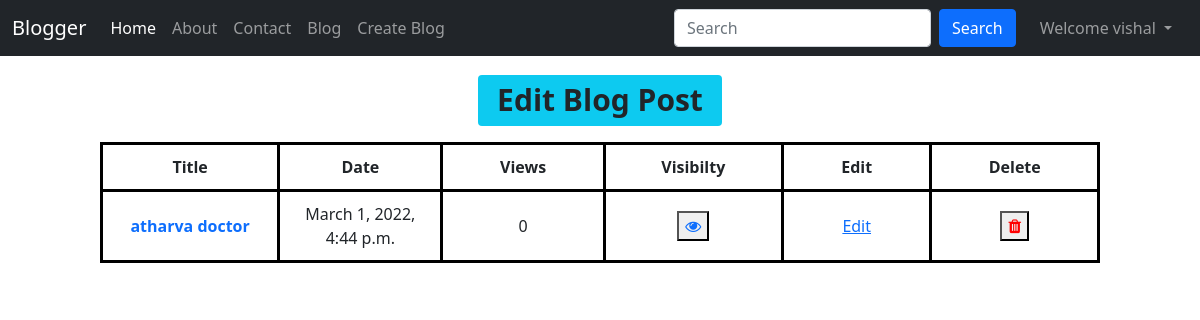
Before: /blog/blogEdit (signed in) with the older database file.
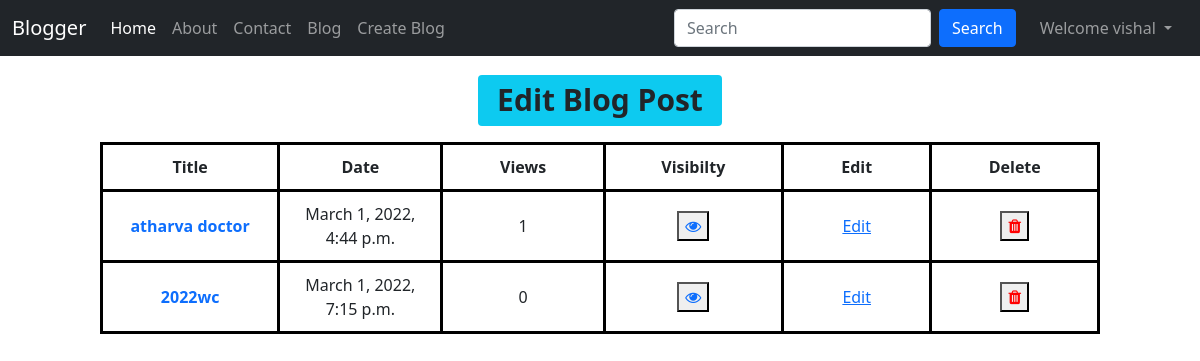
After: the same page with the newer database file.
### blog/models.py (models this page shows, shortened)
class Post(models.Model):
    sno = models.AutoField(primary_key=True)
    title = models.CharField(max_length=255)
    content = models.TextField()
    author = models.CharField(max_length=20)
    slug = models.CharField(max_length=130)
    views = models.IntegerField(default=0)
    timestamp = models.DateTimeField(blank=True)
    visibility = models.IntegerField(default=1)

### blog/views.py (the view)
# urls.py: path('blogEdit', views.blogEdit, name="blogEdit"),
def blogEdit(request):
    uname = request.user.first_name + " " + request.user.last_name
    pt = Post.objects.filter(author=uname)
    context = {
        'pt': pt
    }
    return render(request, "blog/blogEdit.html", context)

### templates/blog/blogEdit.html (shortened to what this page needs)
{% extends 'base.html' %}
{% block body %}
<div class="col d-flex justify-content-center">
    <h1 class="text-center mb-3 my-3" style="margin: 10px;"><span class="badge bg-info text-dark">Edit Blog Post</span></h1>
</div>
<div class="col d-flex justify-content-center">
    <table>
        <thead>
            <tr>
                <th>Title</th>
                <th>Date</th>
                <th>Views</th>
                <th>Visibilty</th>
                <th>Edit</th>
                <th>Delete</th>
            </tr>
        </thead>
        <tbody>
            <tr>
                {% for i in pt %}
                <td><a href="/blog/{{i.slug}}" style="text-decoration:none; font-weight:bold;">{{i.title}}</a></td>
                <td>{{i.timestamp }}</td>
                <td>{{i.views}}</td>
                <td>
                    <button id="eyeb" ><a id="eyee" href="visible"><i class="fa fa-eye" ></i></a></button>
                </td>
                <td><a href="Edit/{{i.sno}}">Edit</a></td>
                <td><button><a href="delete/{{i.sno}}"><i class="fa fa-trash" style="color:red;"></i></a></button></td>
            </tr>
            {% endfor %}
        </tbody>
    </table>
</div>
{% endblock body %}

Changed rows visible on the page:
changed Post "atharva doctor": views "0" → "1"
added Post: title "2022wc", timestamp "March 1, 2022, 7:15 p.m.", views "0"
